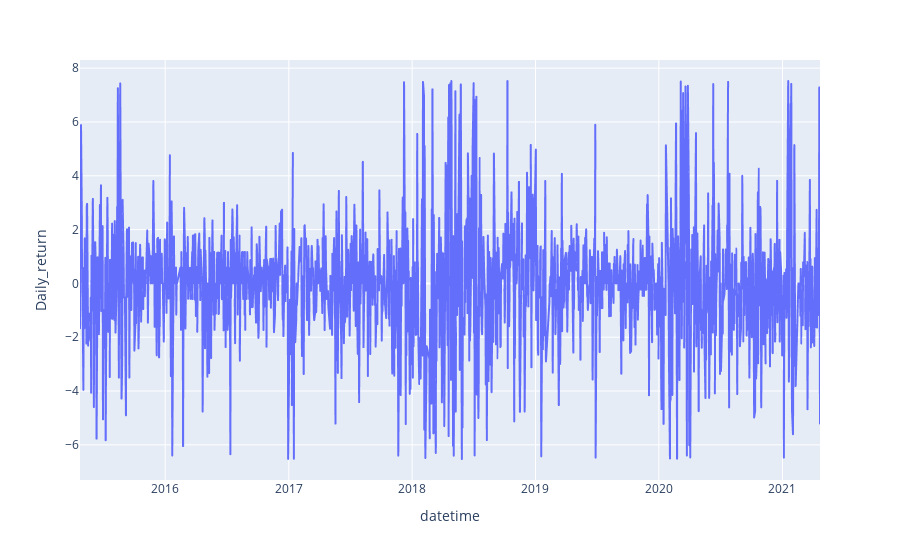

Source (notebook cell):
### Code cell
fig = go.Figure()
px.line(df, x='datetime', y='Daily_return', labels={'x':'Date', 'y':'Daily_Return_%'})

### Figure 1 — Plotly figure (JSON) as saved in the notebook; plotly's stock layout.template omitted (floating-point values rounded to 4 significant figures; data arrays with more than 128 entries replaced by an {"elided": "..."} marker saying what was removed)
{"data": [{"hovertemplate": "datetime=%{x}<br>Daily_return=%{y}<extra></extra>", "legendgroup": "", "line": {"color": "#636efa", "dash": "solid"}, "mode": "lines", "name": "", "showlegend": false, "type": "scattergl", "x": {"elided": "1499 str values"}, "xaxis": "x", "y": {"elided": "1499 float values"}, "yaxis": "y"}], "layout": {"legend": {"tracegroupgap": 0}, "margin": {"t": 60}, "xaxis": {"anchor": "y", "domain": [0, 1], "title": {"text": "datetime"}}, "yaxis": {"anchor": "x", "domain": [0, 1], "title": {"text": "Daily_return"}}}}
